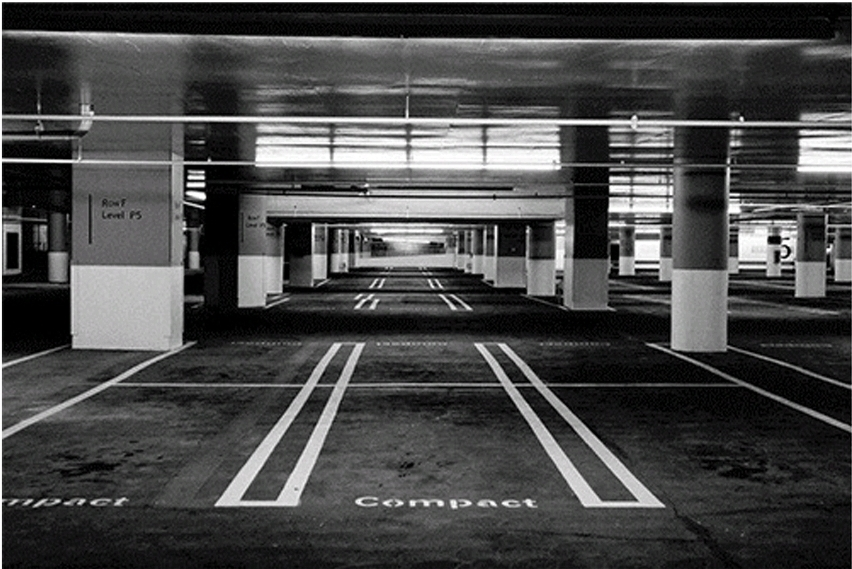
#> input picture cap07/estacionamento.jpg, 852 x 569 px, found by its file name
$ python ex30.py   (older library calls are emulated)
#> lines starting #> are read from the running program, lines starting #| are printed output that depends on the picture
#pagina 125
#adaptado para rodar no google colab
from google.colab.patches import cv2_imshow

import cv2
imagem = cv2.imread("/content/estacionamento.jpg", 0)
#> imagem: shape (569, 852); min 0, max 255, mean 72.1
sobelx = cv2.Sobel(imagem, cv2.CV_8U, 1, 0, ksize = 3)
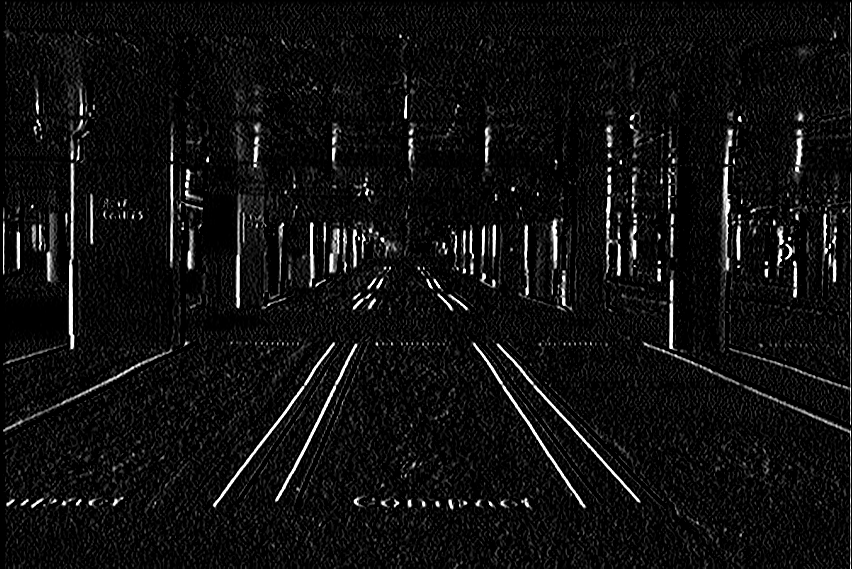
#> sobelx: shape (569, 852); min 0, max 255, mean 15.9
sobely = cv2.Sobel(imagem, cv2.CV_8U, 0, 1, ksize = 3)
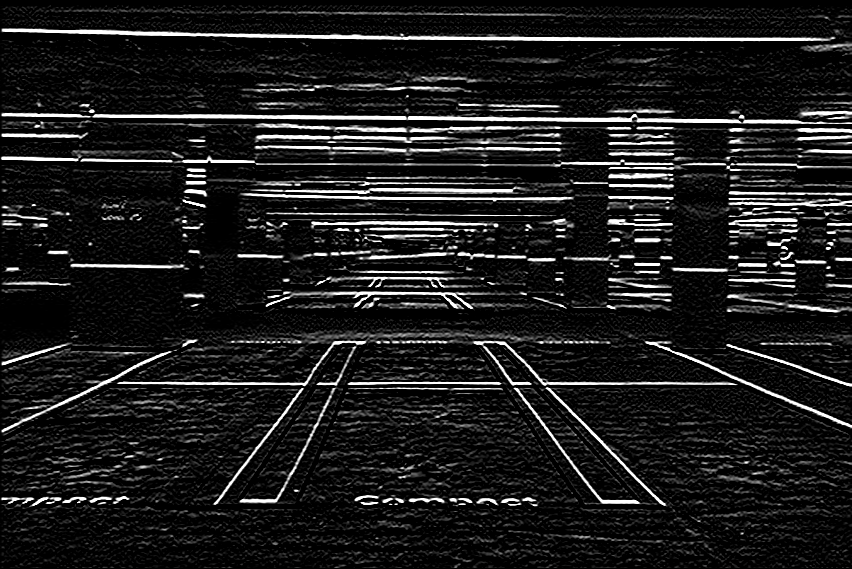
#> sobely: shape (569, 852); min 0, max 255, mean 28.7

cv2_imshow(imagem)
cv2_imshow(sobelx)
cv2_imshow(sobely)

cv2.waitKey(0)
cv2.destroyAllWindows()

$ run again, with cap07/lua.jpg copied over cap07/estacionamento.jpg
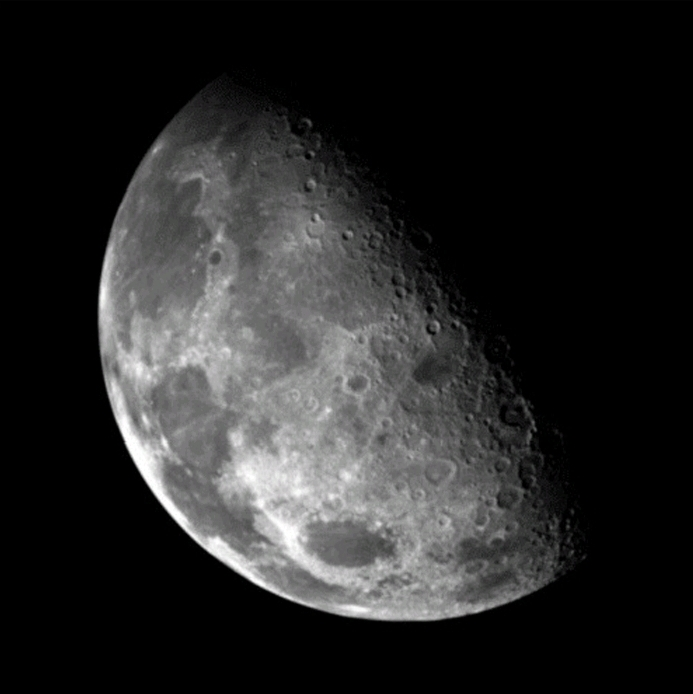
#> input picture cap07/lua.jpg, 693 x 694 px, found by its file name
#> `sobelx = cv2.Sobel(imagem, cv2.CV_8U, 1, 0, ksize = 3)`:
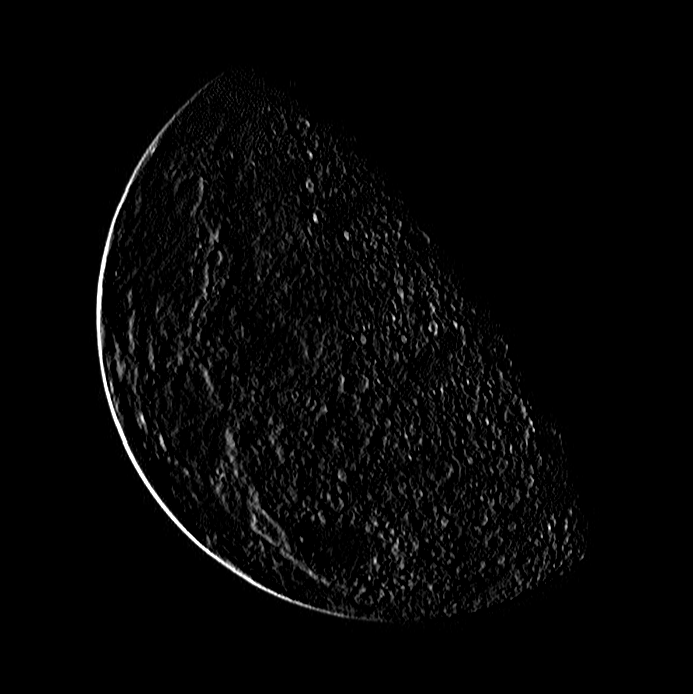
#> sobelx: shape (694, 693); min 0, max 255, mean 5.9
#> `sobely = cv2.Sobel(imagem, cv2.CV_8U, 0, 1, ksize = 3)`:
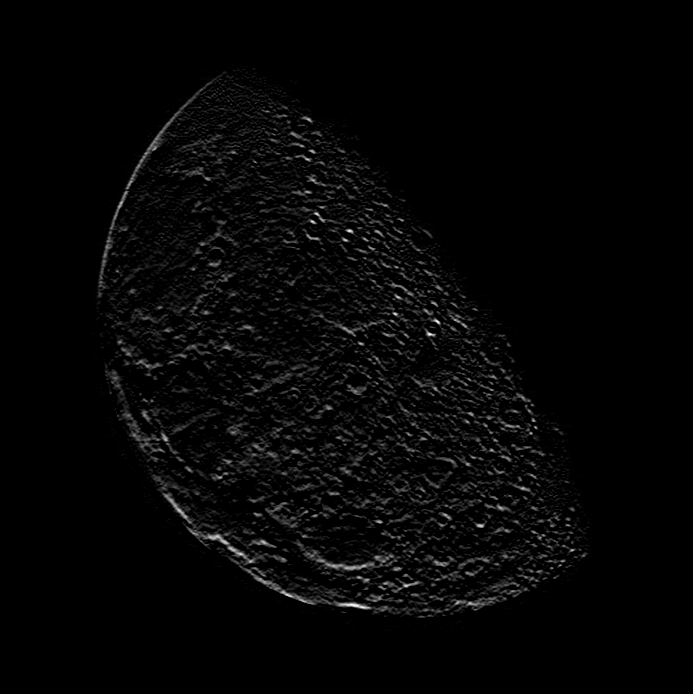
#> sobely: shape (694, 693); min 0, max 255, mean 5.6

$ run again, with cap07/radiografia.jpg copied over cap07/estacionamento.jpg
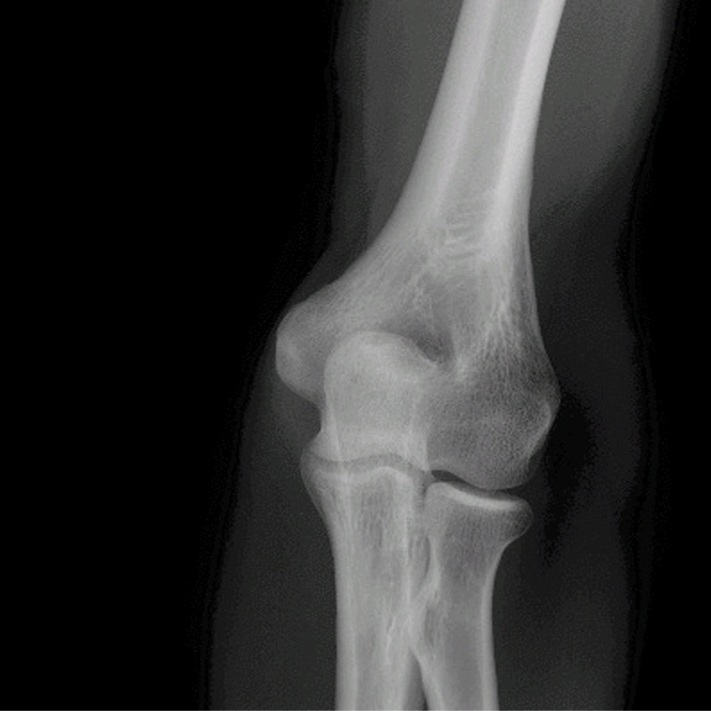
#> input picture cap07/radiografia.jpg, 711 x 711 px, found by its file name
#> `sobelx = cv2.Sobel(imagem, cv2.CV_8U, 1, 0, ksize = 3)`:
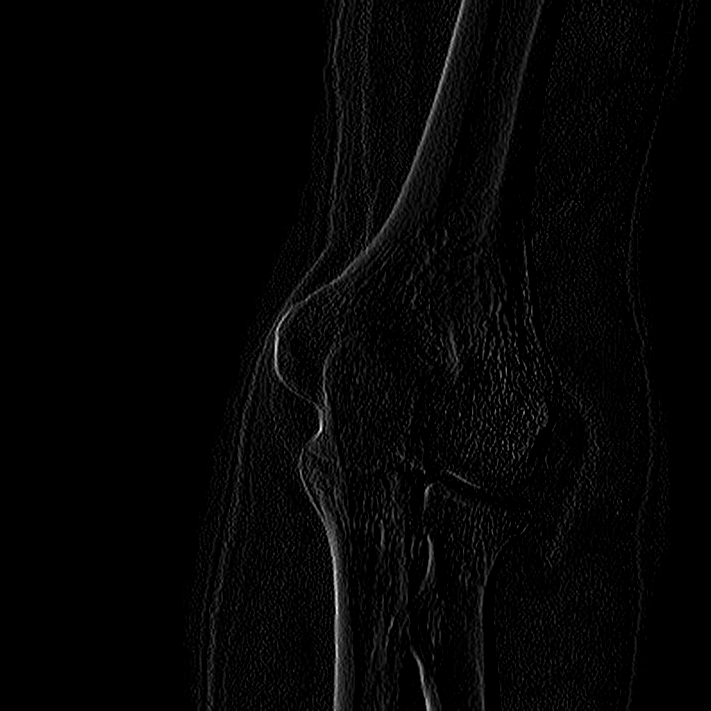
#> sobelx: shape (711, 711); min 0, max 255, mean 4.8
#> `sobely = cv2.Sobel(imagem, cv2.CV_8U, 0, 1, ksize = 3)`:
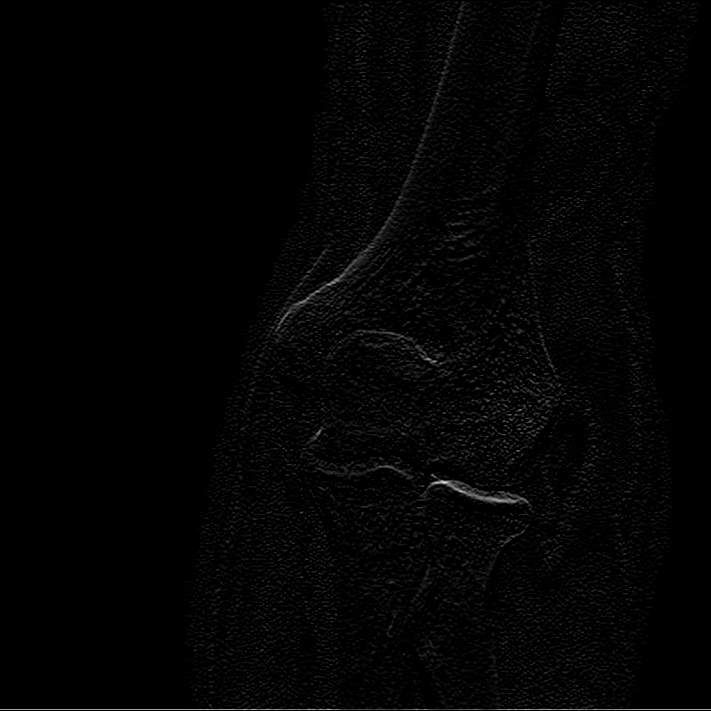
#> sobely: shape (711, 711); min 0, max 230, mean 3.6
